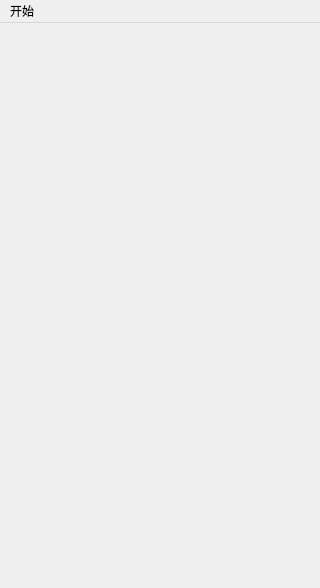
<?xml version="1.0" encoding="UTF-8"?>
<ui version="4.0">
 <class>MyMainWindow</class>
 <widget class="QMainWindow" name="MyMainWindow">
  <property name="geometry">
   <rect>
    <x>0</x>
    <y>0</y>
    <width>320</width>
    <height>588</height>
   </rect>
  </property>
  <property name="minimumSize">
   <size>
    <width>320</width>
    <height>588</height>
   </size>
  </property>
  <property name="maximumSize">
   <size>
    <width>320</width>
    <height>588</height>
   </size>
  </property>
  <property name="windowTitle">
   <string>MyMainWindow</string>
  </property>
  <widget class="QWidget" name="centralWidget"/>
  <widget class="QMenuBar" name="menuBar">
   <property name="geometry">
    <rect>
     <x>0</x>
     <y>0</y>
     <width>320</width>
     <height>23</height>
    </rect>
   </property>
   <widget class="QMenu" name="menu">
    <property name="title">
     <string>开始</string>
    </property>
    <addaction name="actionquit"/>
   </widget>
   <addaction name="menu"/>
  </widget>
  <action name="actionquit">
   <property name="text">
    <string>退出</string>
   </property>
  </action>
 </widget>
 <layoutdefault spacing="6" margin="11"/>
 <resources/>
 <connections/>
</ui>
